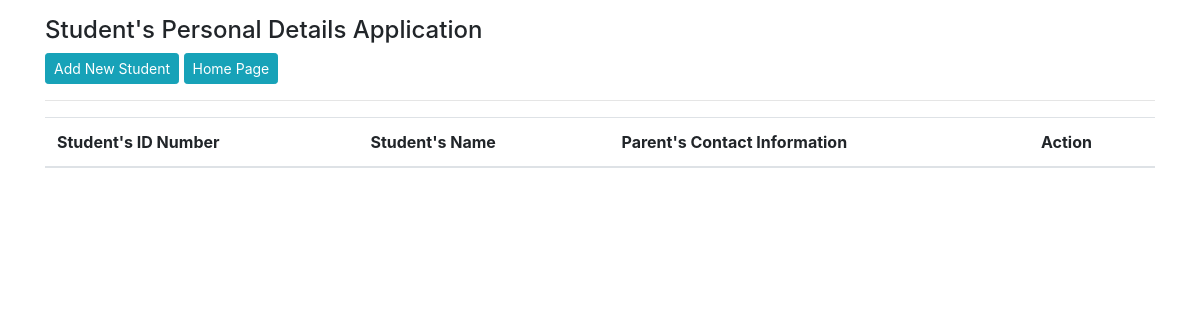
The page /show_student/ on the database as committed earlier.
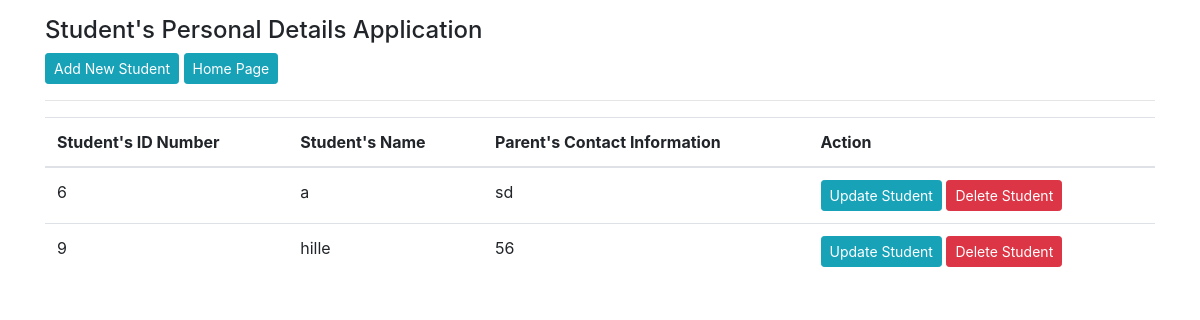
The same page on the database as committed later.
### app/models.py (models this page shows, shortened)
class Student(models.Model):
    student_id = models.CharField(max_length=200, null=True, blank=True)
    student_name = models.CharField(max_length=200, null=True)
    student_contact = models.CharField(max_length=200, null=True)

### app/views.py (the view)
# urls.py: path("show_student/", views.show_student, name= "show_student"),
def show_student(request):
    student = Student.objects.all()
    return render(request,"show.html",{"student":student})

### app/templates/show.html
<!doctype html>
{% extends 'base.html' %}
{% block content %}
<div class="container mt-3">
    <h4> Student's Personal Details Application </h4>
    <a href="{% url 'add_student' %}" class="btn btn-sm btn-info">Add New Student</a>
    <a href="{% url 'home' %}" class="btn btn-sm btn-info">Home Page</a>
    <hr>
    <table class="table">
        <thead>
            <tr>
                <th>Student's ID Number</th>
                <th>Student's Name</th>
                <th>Parent's Contact Information</th>
                <th>Action</th>
            </tr>
        </thead>
        <tbody>
            {% for s in student%}
            <tr>
                <td>{{s.id}}</td>
                <td>{{s.student_name}}</td>
                <td>{{s.student_contact}}</td>
                <td>
                    <a href="update_student/{{s.student_id}}" class="btn btn-sm btn-info">Update Student</a>
                    <a href="delete_student/{{s.student_id}}" class="btn btn-sm btn-danger">Delete Student</a>
                </td>
            </tr>
            {% endfor block %}
        </tbody>
    </table>
</div>
{% endblock content %}

Rows that differ between the two databases and show on the page:
added Student: id "6", student_name "a", student_contact "sd"
added Student: id "9", student_name "hille", student_contact "56"
